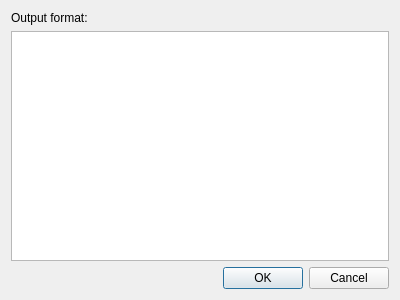
<?xml version="1.0" encoding="UTF-8"?>
<ui version="4.0">
 <class>FmEnvelopeFormatDialog</class>
 <widget class="QDialog" name="FmEnvelopeFormatDialog">
  <property name="geometry">
   <rect>
    <x>0</x>
    <y>0</y>
    <width>400</width>
    <height>300</height>
   </rect>
  </property>
  <property name="windowTitle">
   <string>Output envelope format</string>
  </property>
  <layout class="QVBoxLayout" name="verticalLayout">
   <item>
    <widget class="QLabel" name="label">
     <property name="text">
      <string>Output format:</string>
     </property>
    </widget>
   </item>
   <item>
    <widget class="QPlainTextEdit" name="plainTextEdit"/>
   </item>
   <item>
    <widget class="QDialogButtonBox" name="buttonBox">
     <property name="orientation">
      <enum>Qt::Horizontal</enum>
     </property>
     <property name="standardButtons">
      <set>QDialogButtonBox::Cancel|QDialogButtonBox::Ok</set>
     </property>
    </widget>
   </item>
  </layout>
 </widget>
 <resources/>
 <connections>
  <connection>
   <sender>buttonBox</sender>
   <signal>accepted()</signal>
   <receiver>FmEnvelopeFormatDialog</receiver>
   <slot>accept()</slot>
   <hints>
    <hint type="sourcelabel">
     <x>248</x>
     <y>254</y>
    </hint>
    <hint type="destinationlabel">
     <x>157</x>
     <y>274</y>
    </hint>
   </hints>
  </connection>
  <connection>
   <sender>buttonBox</sender>
   <signal>rejected()</signal>
   <receiver>FmEnvelopeFormatDialog</receiver>
   <slot>reject()</slot>
   <hints>
    <hint type="sourcelabel">
     <x>316</x>
     <y>260</y>
    </hint>
    <hint type="destinationlabel">
     <x>286</x>
     <y>274</y>
    </hint>
   </hints>
  </connection>
 </connections>
</ui>
